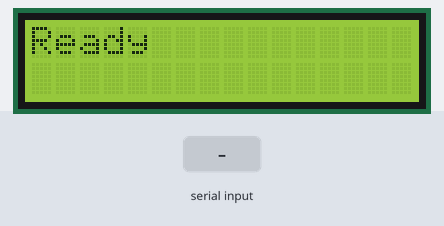
Simulated run of this sketch. Board: Arduino Uno, built with avr-gcc and run on an emulated ATmega328P. On the bench: 16×2 character LCD. The test bench sets the inputs (shaded band).

Above: at 1.2 s.
1.3 s: "1\n" received over Serial
At 2.5 s:
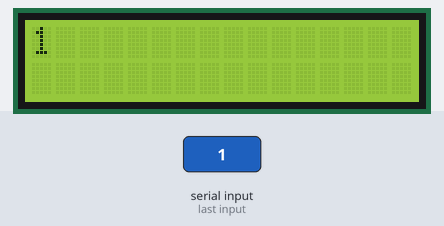
2.8 s: "0\n" received over Serial
At 3.7 s:
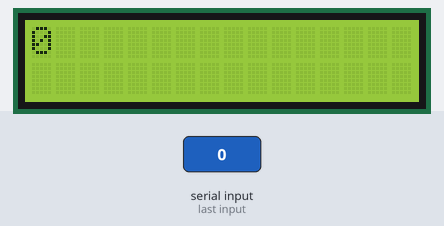
4.3 s: "2\n" received over Serial
At 4.9 s:
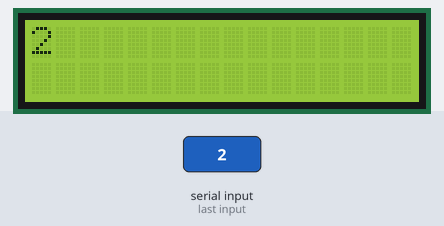
Timing chart, 0 to 7.3 s (numbered marks = the images above; inputs shaded):
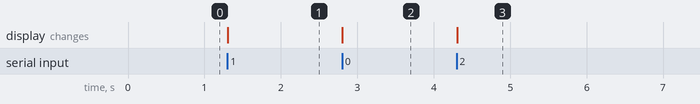

The sketch:

arduino_pc_resources_display.ino
```cpp
#include <Wire.h>
#include <LiquidCrystal_I2C.h>

// Connect to LCD via I2C, default address 0x27 (A0-A2 not jumpered)
LiquidCrystal_I2C lcd = LiquidCrystal_I2C(0x27, 16, 2); // Change to (0x27,16,2) for 16x2 LCD.

void setup() {
  // Initiate the LCD:
  lcd.init();
  lcd.backlight();
  Serial.begin(9600); // opens serial port, sets data rate to 9600 bps
  //while (Serial.available()>0) serIn=Serial.read();
  lcd.print("Ready");
}

void loop() {
  //read from serial
  while (Serial.available() > 0) {
    String serial_input = Serial.readStringUntil('\n');//"CPU : 32"; //Serial.readString();
    //lcd.clear();
   // lcd.setCursor(0, 0); // Set the cursor on the first column and first row.
    //lcd.print("Connected"); // Print the string "Hello World!"
    //if (serial_input.length() > 0)
    //{
    lcd.clear();
      //lcd.setCursor(0, 0); // Set the cursor on the first column and first row.
    lcd.print(serial_input); // Print the string "Hello World!"
      //delay(1000);
      //lcd.setCursor(2, 1); //Set the cursor on the third column and the second row (counting starts at 0!).
    //}
  }
}
```

Measured:
- after the input at 1.3 s, the display: changes at once (image 1)
- after the input at 2.8 s, the display: changes at once (image 2)
- after the input at 4.3 s, the display: changes at once (image 3)
